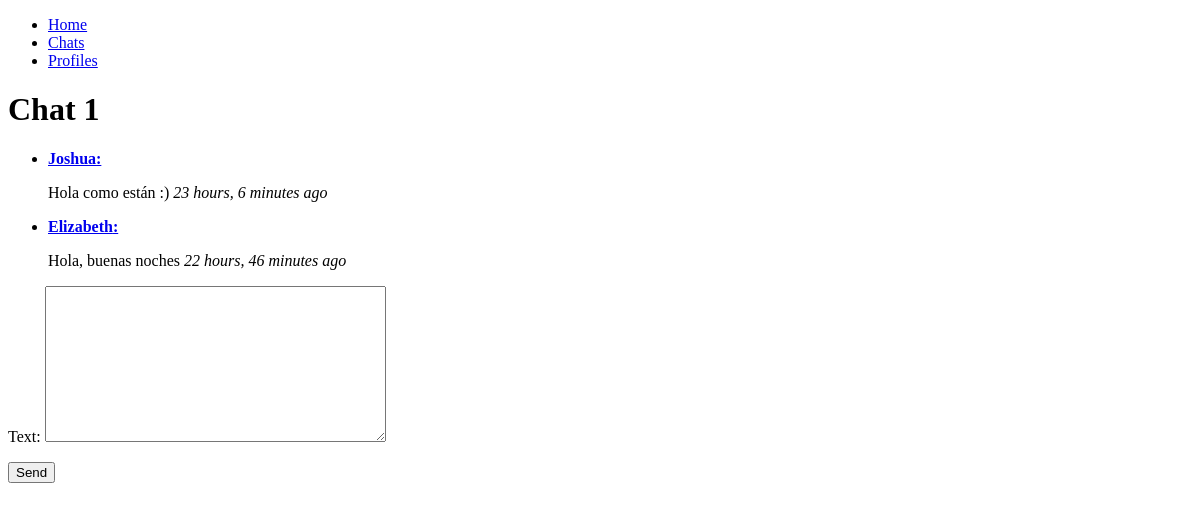
The app's page /home/chat/1, older data.
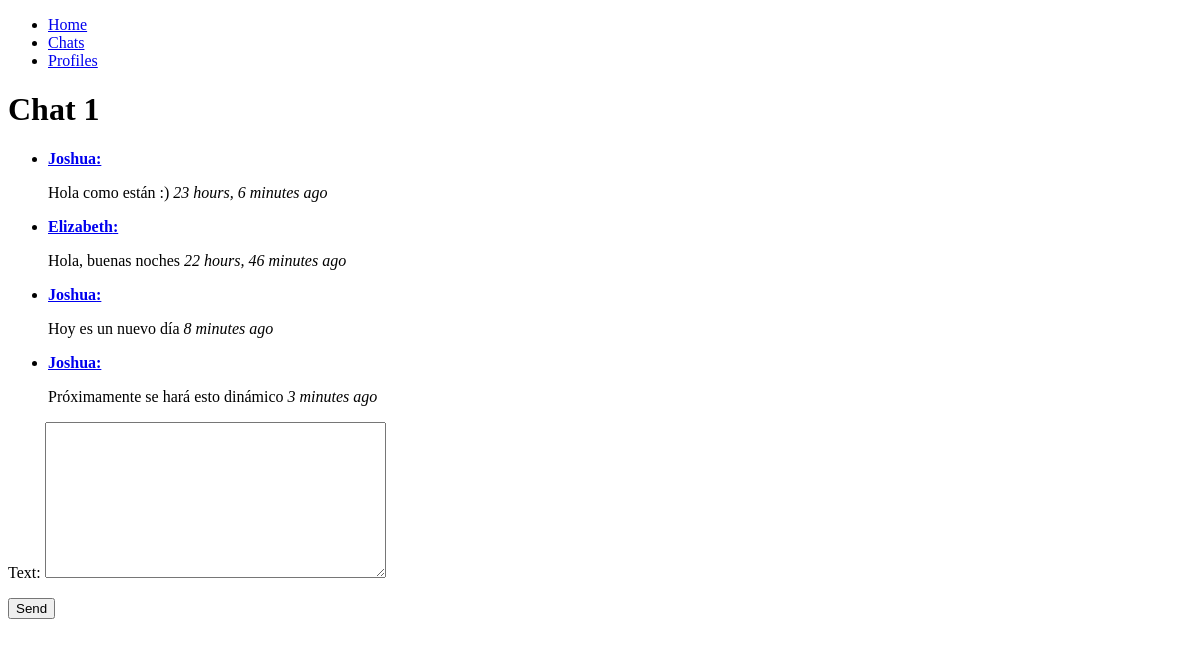
The same page, newer data.
### chat/models.py (models this page shows, shortened)
class Message(models.Model):
    sender = models.ForeignKey(Profile, related_name='messages_sents', on_delete=models.SET_NULL, null=True)
    chat = models.ForeignKey(Chat, related_name='messages', on_delete=models.CASCADE, default=None)
    date_sent = models.DateTimeField(auto_now_add=True)
    text = models.TextField()
    file = models.FileField(upload_to='chat_files', blank=True, default=None)

class Profile(models.Model):
    user = models.OneToOneField(User, on_delete=models.CASCADE)
    img = models.ImageField(upload_to='profile_pics', blank=True, default=None)

### chat/views.py (the view)
# urls.py: path(('chat/<int:id>'), views.chat_interaction_view, name='chat_interaction_view'),
def chat_interaction_view(request, id):
    messages = Message.objects.filter(chat=id)
    current_chat = Chat.objects.get(id=id)
    if request.method == 'POST':
        form = MessageForm(request.POST)
        if form.is_valid():
            message = form.save(commit=False)
            message.chat = current_chat
            message.sender = request.user.profile
            message.save()
            form = MessageForm()
    else:
        form = MessageForm()
    context = {'messages': messages, 'chat': current_chat, 'form': form}
    return render(request, 'chat.html', context)

### chat/forms.py
class MessageForm(forms.ModelForm):
    class Meta:
        model = Message
        fields = ['text']

### chat/templates/chat.html (shortened to what this page needs)
{% extends "base.html" %}
{% block content %}
    <h1>
        {{ chat.name }}
    </h1>
    <div>
        <ul>
            {% load humanize %}
            {% for message in messages %}
                <li>
                    <a href="{% url 'profile_view' message.sender.id %}"><p><strong> {{ message.sender.user.username }}: </strong></p></a>
                    <p>{{ message.text }} <em>{{ message.date_sent|timesince }} ago</em></p>
                </li>
            {% endfor %}
        </ul>
    </div>
    <div>
        <form method="post">
            {{ form.as_p }}
            <button type="submit">Send</button>
          </form>
    </div>
{% endblock %}

Row changes from the older to the newer data that the page shows:
added Message: sender.user.username "Joshua", text "Hoy es un nuevo día", date_sent "8 minutes"
added Message: sender.user.username "Joshua", text "Próximamente se hará esto dinámico", date_sent "3 minutes"
